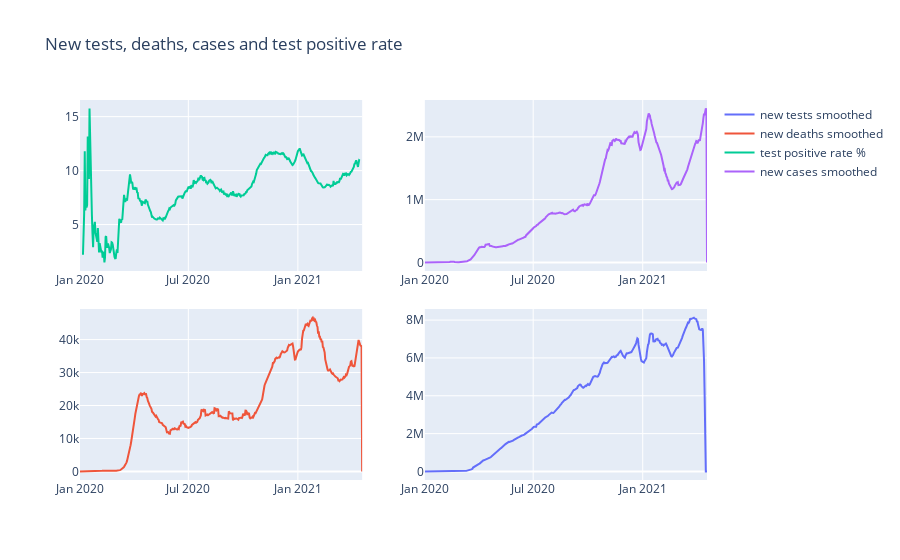

Notebook source saved alongside this figure:
### Code cell
trace1 = go.Scatter(
    x=df.groupby(['date'])['date'].apply(lambda x: np.unique(x)[0]),
    y=df.groupby(['date'])['new_tests_smoothed'].sum().astype(int),
        xaxis='x2',
    yaxis='y2',
    name = "new tests smoothed"
)
trace2 = go.Scatter(
    x=df2.groupby(['date'])['date'].apply(lambda x: np.unique(x)[0]),
    y=df2.groupby(['date'])['new_deaths_smoothed'].sum().astype(int),
    name = "new deaths smoothed"
)
trace3 = go.Scatter(
    x=df2.groupby(['date'])['date'].apply(lambda x: np.unique(x)[0]),
    y=(df2.groupby(['date'])['positive_rate'].mean() * 100).round(3),
    xaxis='x3',
    yaxis='y3',
    name = "test positive rate %"
    )
trace4 = go.Scatter(
    x=df2.groupby(['date'])['date'].apply(lambda x: np.unique(x)[0]),
    y=df2.groupby(['date'])['new_cases_smoothed'].sum().astype(int),
    xaxis='x4',
    yaxis='y4',
    name = "new cases smoothed"
)

data = [trace1, trace2, trace3, trace4]
layout = go.Layout(
    xaxis=dict(
        domain=[0, 0.45]
    ),
    yaxis=dict(
        domain=[0, 0.45]
    ),
    xaxis2=dict(
        domain=[0.55, 1]
    ),
    xaxis3=dict(
        domain=[0, 0.45],
        anchor='y3'
    ),
    xaxis4=dict(
        domain=[0.55, 1],
        anchor='y4'
    ),
    yaxis2=dict(
        domain=[0, 0.45],
        anchor='x2'
    ),
    yaxis3=dict(
        domain=[0.55, 1]
    ),
    yaxis4=dict(
        domain=[0.55, 1],
        anchor='x4'
    ),
    title = 'New tests, deaths, cases and test positive rate'
)
fig = go.Figure(data=data, layout=layout)
iplot(fig)

### Figure 1 — Plotly figure (JSON) as saved in the notebook; plotly's stock layout.template omitted (floating-point values rounded to 4 significant figures; data arrays with more than 128 entries replaced by an {"elided": "..."} marker saying what was removed)
{"data": [{"name": "new tests smoothed", "type": "scatter", "x": {"elided": "475 str values"}, "xaxis": "x2", "y": {"elided": "475 int values"}, "yaxis": "y2"}, {"name": "new deaths smoothed", "type": "scatter", "x": {"elided": "475 str values"}, "y": {"elided": "475 int values"}}, {"name": "test positive rate %", "type": "scatter", "x": {"elided": "475 str values"}, "xaxis": "x3", "y": {"elided": "475 float values"}, "yaxis": "y3"}, {"name": "new cases smoothed", "type": "scatter", "x": {"elided": "475 str values"}, "xaxis": "x4", "y": {"elided": "475 int values"}, "yaxis": "y4"}], "layout": {"title": {"text": "New tests, deaths, cases and test positive rate"}, "xaxis": {"domain": [0, 0.45]}, "xaxis2": {"domain": [0.55, 1]}, "xaxis3": {"anchor": "y3", "domain": [0, 0.45]}, "xaxis4": {"anchor": "y4", "domain": [0.55, 1]}, "yaxis": {"domain": [0, 0.45]}, "yaxis2": {"anchor": "x2", "domain": [0, 0.45]}, "yaxis3": {"domain": [0.55, 1]}, "yaxis4": {"anchor": "x4", "domain": [0.55, 1]}}}
